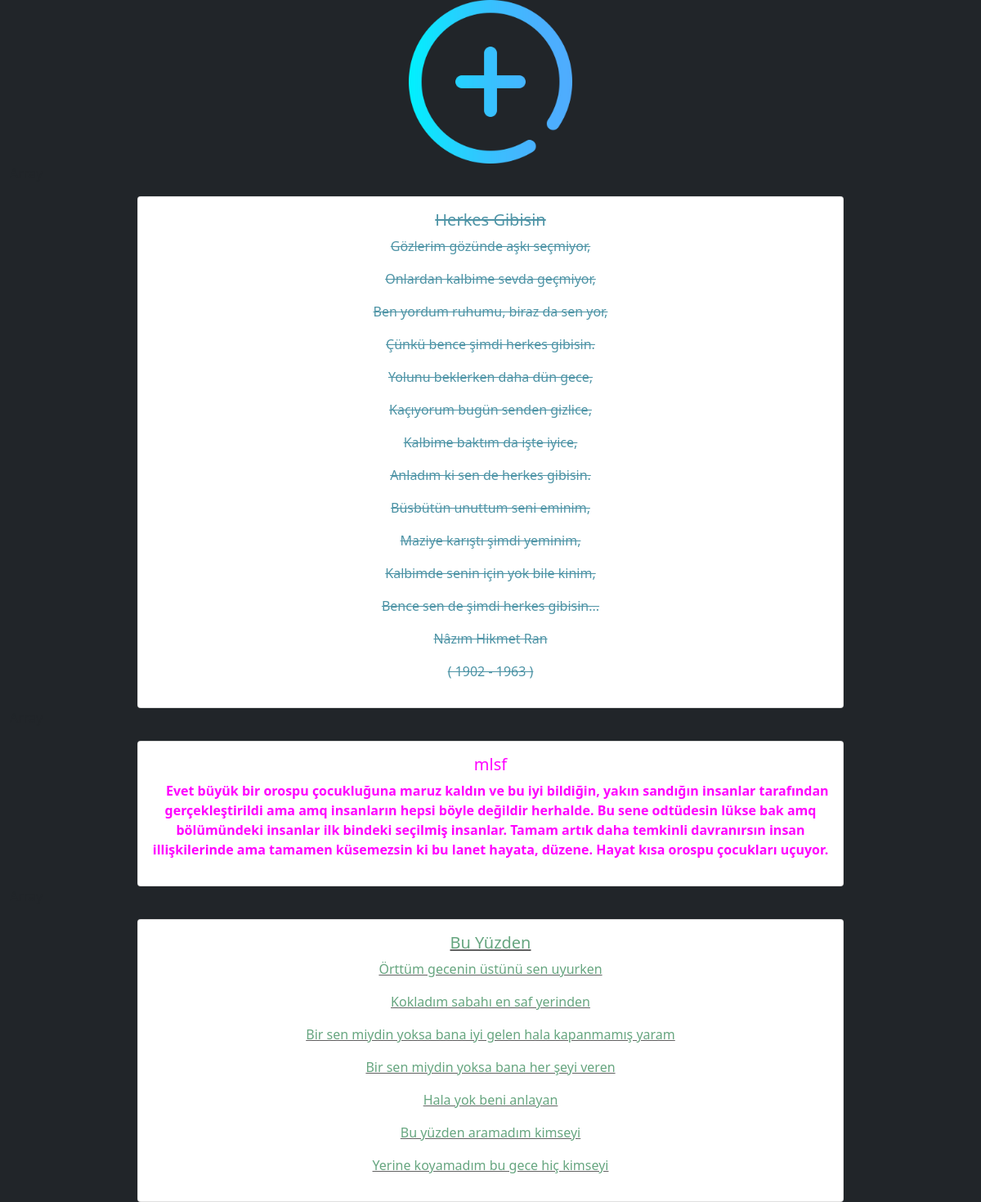
/blogger/index.php (signed in), run on the app's committed database.
### tables this page shows
CREATE TABLE `blogadmin` (
  `id` int(11) NOT NULL AUTO_INCREMENT,
  `color` varchar(50) NOT NULL,
  `wght` varchar(50) NOT NULL,
  `styl` varchar(50) NOT NULL,
  `decoration` varchar(50) NOT NULL,
  `texts` mediumtext NOT NULL,
  `header` varchar(50) NOT NULL,
  PRIMARY KEY (`id`)
);

### blogger/index.php (the view, shortened to what this page needs)
<?php $conn=mysqli_connect("sql310.epizy.com","epiz_33517673","Fb2RsTo2Omup1","epiz_33517673_learn");$conn->set_charset("utf8"); ?>
<?php
    if(!isset($_SESSION["username"]))
    {
        header("Location: ../login.php?location=blog");
    }
    else{
        $user = $_SESSION["username"];
        $blog = "blog".$user;
    }
?>
<!DOCTYPE html>
<html lang="en">
<head>
    <link rel="stylesheet" href="mywrites.css">
    <link rel="stylesheet" href="../bootstrap/bootstrap.css">
</head>
<body class="bg-dark">
    <div class="container-fluid">
        <div class="row">
            <a href="addwrite.php"><div align="center" ><img style="height:25vh" src="plus.png"></div></a>
        </div>
        <div class="row">
            <div class="mainbox">
            <?php
                echo("<div class='row mx-auto'>");
                $query = mysqli_query($conn,"SELECT * FROM $blog");
                while($querys = mysqli_fetch_assoc($query)){
                    $color = $querys["color"];
                    $wght = $querys["wght"];
                    $styl = $querys["styl"];
                    $decoration = $querys["decoration"];
                    $texts = $querys["texts"];
                    $header = $querys["header"];
                    $satir = explode("\n", $texts);
                    echo("<div align='center' class='mt-3'><a style='text-decoration:none;' href='edit.php?write=$header'><div class='card' style='width: 75%; font-style: $styl;text-decoration: $decoration; color: $color; font-weight: $wght; '>
                    <div class='card-body'>
                        <div align='center'><h5 class='card-title'>$header</h5></div>
                        ");
                        for ($i=0; $i < count($satir); $i++) {
                            echo("<p>$satir[$i]</p>");
                        }
                        echo("
                    </div>
                    </div></a></div>");
                }
                echo("</div>")
            ?>
            </div>
        </div>
    </div>
</body>
</html>

### data on the page
blogadmin: header "Herkes Gibisin", texts "Gözlerim gözünde aşkı seçmiyor,", texts "Onlardan kalbime sevda geçmiyor,", texts "Ben yordum ruhumu, biraz da sen yor,", texts "Çünkü bence şimdi herkes gibisin.", texts "Yolunu beklerken daha dün gece,", texts "Kaçıyorum bugün senden gizlice,", texts "Kalbime baktım da işte iyice,", texts "Anladım ki sen de herkes gibisin.", texts "Büsbütün unuttum seni eminim,", texts "Maziye karıştı şimdi yeminim,", texts "Kalbimde senin için yok bile kinim,", texts "Bence sen de şimdi herkes gibisin...", texts "Nâzım Hikmet Ran", texts "( 1902 - 1963 )"
blogadmin: header "mlsf", texts "Evet büyük bir orospu çocukluğuna maruz kaldın ve bu iyi bildiğin, yakın sandığın insanlar tarafından gerçekleştirildi ama amq insanların hepsi böyle değildir herhalde. Bu sene odtüdesin lükse bak amq bölümündeki insanlar ilk bindeki seçilmiş insanlar. Tamam artık daha temkinli davranırsın insan illişkilerinde ama tamamen küsemezsin ki bu lanet hayata, düzene. Hayat kısa orospu çocukları uçuyor."
blogadmin: header "Bu Yüzden", texts "Örttüm gecenin üstünü sen uyurken", texts "Kokladım sabahı en saf yerinden", texts "Bir sen miydin yoksa bana iyi gelen hala kapanmamış yaram", texts "Bir sen miydin yoksa bana her şeyi veren", texts "Hala yok beni anlayan", texts "Bu yüzden aramadım kimseyi", texts "Yerine koyamadım bu gece hiç kimseyi"
